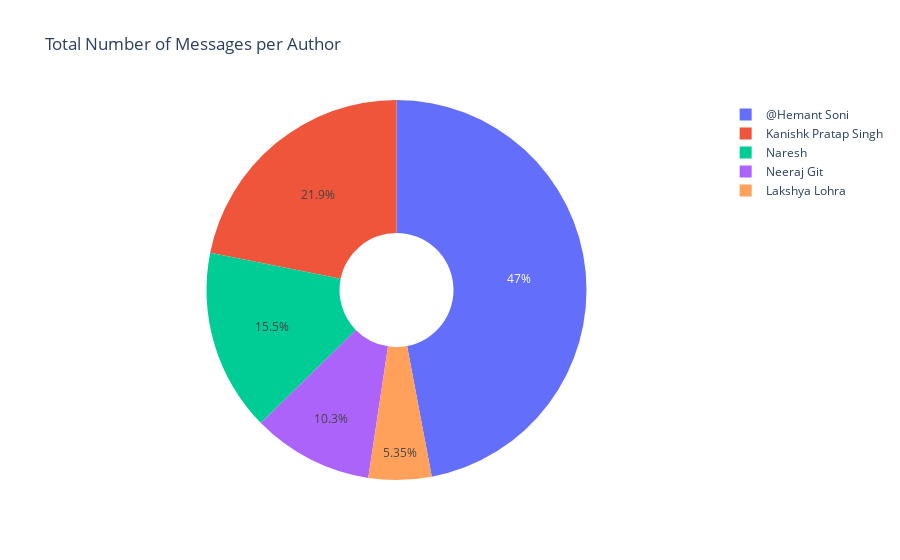

The code cell stored with this chart in its notebook:
### Code cell
total_messages_per_author = df.groupby('Author')['Message'].count().reset_index()

# Create a donut chart using Plotly
fig = px.pie(total_messages_per_author, values='Message', names='Author', hole=0.3,
             title='Total Number of Messages per Author')

# Customize hovertemplate to make the appearing message text black
fig.update_traces(hovertemplate='<b>%{label}: <b>%{value}<extra></extra>')

# Show the plot
fig.show()

### Figure 1 — Plotly figure (JSON) as saved in the notebook; plotly's stock layout.template omitted (floating-point values rounded to 4 significant figures)
{"data": [{"domain": {"x": [0, 1], "y": [0, 1]}, "hole": 0.3, "hovertemplate": "<b>%{label}: <b>%{value}<extra></extra>", "labels": ["@Hemant Soni", "Kanishk Pratap Singh", "Lakshya Lohra", "Naresh", "Neeraj Git"], "legendgroup": "", "name": "", "showlegend": true, "type": "pie", "values": [1803, 838, 205, 594, 394]}], "layout": {"legend": {"tracegroupgap": 0}, "title": {"text": "Total Number of Messages per Author"}}}
